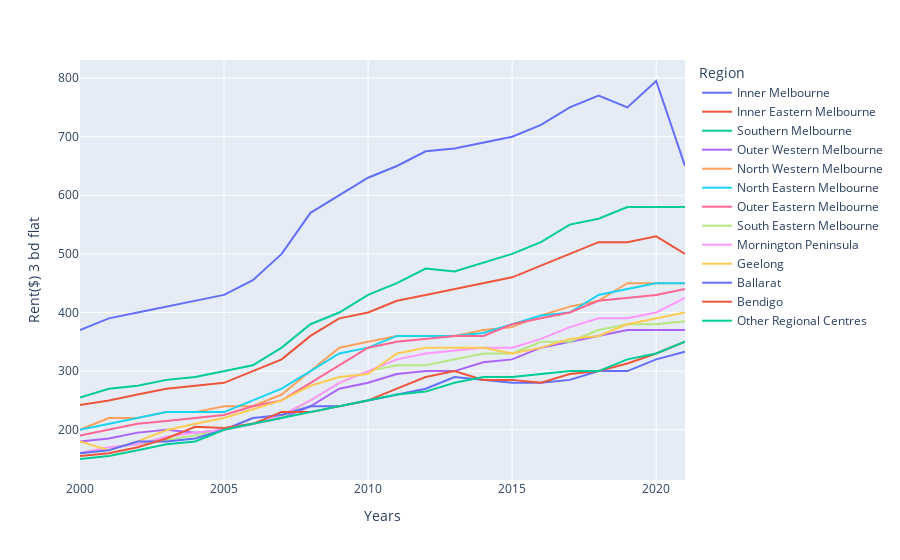

This figure's notebook cell:
### Code cell
#Display the Rents of June from 2000 to 2021 for 3 bedroom flat in all regions
fig7 = px.line(df5, x="Years", y='Rent($) 3 bd flat', color = 'Region')
fig7.show()

### Figure 1 — Plotly figure (JSON) as saved in the notebook; plotly's stock layout.template omitted (floating-point values rounded to 4 significant figures)
{"data": [{"hovertemplate": "Region=Inner Melbourne<br>Years=%{x}<br>Rent($) 3 bd flat=%{y}<extra></extra>", "legendgroup": "Inner Melbourne", "line": {"color": "#636efa", "dash": "solid"}, "marker": {"symbol": "circle"}, "mode": "lines", "name": "Inner Melbourne", "orientation": "v", "showlegend": true, "type": "scatter", "x": [2000, 2001, 2002, 2003, 2004, 2005, 2006, 2007, 2008, 2009, 2010, 2011, 2012, 2013, 2014, 2015, 2016, 2017, 2018, 2019, 2020, 2021], "xaxis": "x", "y": [370, 390, 400, 410, 420, 430, 455, 500, 570, 600, 630, 650, 675, 680, 690, 700, 720, 750, 770, 750, 795, 650], "yaxis": "y"}, {"hovertemplate": "Region=Inner Eastern Melbourne<br>Years=%{x}<br>Rent($) 3 bd flat=%{y}<extra></extra>", "legendgroup": "Inner Eastern Melbourne", "line": {"color": "#EF553B", "dash": "solid"}, "marker": {"symbol": "circle"}, "mode": "lines", "name": "Inner Eastern Melbourne", "orientation": "v", "showlegend": true, "type": "scatter", "x": [2000, 2001, 2002, 2003, 2004, 2005, 2006, 2007, 2008, 2009, 2010, 2011, 2012, 2013, 2014, 2015, 2016, 2017, 2018, 2019, 2020, 2021], "xaxis": "x", "y": [242, 250, 260, 270, 275, 280, 300, 320, 360, 390, 400, 420, 430, 440, 450, 460, 480, 500, 520, 520, 530, 500], "yaxis": "y"}, {"hovertemplate": "Region=Southern Melbourne<br>Years=%{x}<br>Rent($) 3 bd flat=%{y}<extra></extra>", "legendgroup": "Southern Melbourne", "line": {"color": "#00cc96", "dash": "solid"}, "marker": {"symbol": "circle"}, "mode": "lines", "name": "Southern Melbourne", "orientation": "v", "showlegend": true, "type": "scatter", "x": [2000, 2001, 2002, 2003, 2004, 2005, 2006, 2007, 2008, 2009, 2010, 2011, 2012, 2013, 2014, 2015, 2016, 2017, 2018, 2019, 2020, 2021], "xaxis": "x", "y": [255, 270, 275, 285, 290, 300, 310, 340, 380, 400, 430, 450, 475, 470, 485, 500, 520, 550, 560, 580, 580, 580], "yaxis": "y"}, {"hovertemplate": "Region=Outer Western Melbourne<br>Years=%{x}<br>Rent($) 3 bd flat=%{y}<extra></extra>", "legendgroup": "Outer Western Melbourne", "line": {"color": "#ab63fa", "dash": "solid"}, "marker": {"symbol": "circle"}, "mode": "lines", "name": "Outer Western Melbourne", "orientation": "v", "showlegend": true, "type": "scatter", "x": [2000, 2001, 2002, 2003, 2004, 2005, 2006, 2007, 2008, 2009, 2010, 2011, 2012, 2013, 2014, 2015, 2016, 2017, 2018, 2019, 2020, 2021], "xaxis": "x", "y": [180, 185, 195, 200, 195, 200, 210, 220, 240, 270, 280, 295, 300, 300, 315, 320, 340, 350, 360, 370, 370, 370], "yaxis": "y"}, {"hovertemplate": "Region=North Western Melbourne<br>Years=%{x}<br>Rent($) 3 bd flat=%{y}<extra></extra>", "legendgroup": "North Western Melbourne", "line": {"color": "#FFA15A", "dash": "solid"}, "marker": {"symbol": "circle"}, "mode": "lines", "name": "North Western Melbourne", "orientation": "v", "showlegend": true, "type": "scatter", "x": [2000, 2001, 2002, 2003, 2004, 2005, 2006, 2007, 2008, 2009, 2010, 2011, 2012, 2013, 2014, 2015, 2016, 2017, 2018, 2019, 2020, 2021], "xaxis": "x", "y": [200, 220, 220, 230, 230, 240, 240, 260, 300, 340, 350, 360, 360, 360, 370, 375, 395, 410, 420, 450, 450, 450], "yaxis": "y"}, {"hovertemplate": "Region=North Eastern Melbourne<br>Years=%{x}<br>Rent($) 3 bd flat=%{y}<extra></extra>", "legendgroup": "North Eastern Melbourne", "line": {"color": "#19d3f3", "dash": "solid"}, "marker": {"symbol": "circle"}, "mode": "lines", "name": "North Eastern Melbourne", "orientation": "v", "showlegend": true, "type": "scatter", "x": [2000, 2001, 2002, 2003, 2004, 2005, 2006, 2007, 2008, 2009, 2010, 2011, 2012, 2013, 2014, 2015, 2016, 2017, 2018, 2019, 2020, 2021], "xaxis": "x", "y": [200, 210, 220, 230, 230, 230, 250, 270, 300, 330, 340, 360, 360, 360, 365, 380, 395, 400, 430, 440, 450, 450], "yaxis": "y"}, {"hovertemplate": "Region=Outer Eastern Melbourne<br>Years=%{x}<br>Rent($) 3 bd flat=%{y}<extra></extra>", "legendgroup": "Outer Eastern Melbourne", "line": {"color": "#FF6692", "dash": "solid"}, "marker": {"symbol": "circle"}, "mode": "lines", "name": "Outer Eastern Melbourne", "orientation": "v", "showlegend": true, "type": "scatter", "x": [2000, 2001, 2002, 2003, 2004, 2005, 2006, 2007, 2008, 2009, 2010, 2011, 2012, 2013, 2014, 2015, 2016, 2017, 2018, 2019, 2020, 2021], "xaxis": "x", "y": [190, 200, 210, 215, 220, 225, 240, 250, 280, 310, 340, 350, 355, 360, 360, 380, 390, 400, 420, 425, 430, 440], "yaxis": "y"}, {"hovertemplate": "Region=South Eastern Melbourne<br>Years=%{x}<br>Rent($) 3 bd flat=%{y}<extra></extra>", "legendgroup": "South Eastern Melbourne", "line": {"color": "#B6E880", "dash": "solid"}, "marker": {"symbol": "circle"}, "mode": "lines", "name": "South Eastern Melbourne", "orientation": "v", "showlegend": true, "type": "scatter", "x": [2000, 2001, 2002, 2003, 2004, 2005, 2006, 2007, 2008, 2009, 2010, 2011, 2012, 2013, 2014, 2015, 2016, 2017, 2018, 2019, 2020, 2021], "xaxis": "x", "y": [160, 170, 175, 183, 190, 200, 210, 221, 250, 280, 300, 310, 310, 320, 330, 330, 350, 350, 370, 380, 380, 385], "yaxis": "y"}, {"hovertemplate": "Region=Mornington Peninsula<br>Years=%{x}<br>Rent($) 3 bd flat=%{y}<extra></extra>", "legendgroup": "Mornington Peninsula", "line": {"color": "#FF97FF", "dash": "solid"}, "marker": {"symbol": "circle"}, "mode": "lines", "name": "Mornington Peninsula", "orientation": "v", "showlegend": true, "type": "scatter", "x": [2000, 2001, 2002, 2003, 2004, 2005, 2006, 2007, 2008, 2009, 2010, 2011, 2012, 2013, 2014, 2015, 2016, 2017, 2018, 2019, 2020, 2021], "xaxis": "x", "y": [160, 170, 175, 188, 195, 200, 210, 225, 250, 280, 300, 320, 330, 335, 340, 340, 355, 375, 390, 390, 400, 425], "yaxis": "y"}, {"hovertemplate": "Region=Geelong<br>Years=%{x}<br>Rent($) 3 bd flat=%{y}<extra></extra>", "legendgroup": "Geelong", "line": {"color": "#FECB52", "dash": "solid"}, "marker": {"symbol": "circle"}, "mode": "lines", "name": "Geelong", "orientation": "v", "showlegend": true, "type": "scatter", "x": [2000, 2001, 2002, 2003, 2004, 2005, 2006, 2007, 2008, 2009, 2010, 2011, 2012, 2013, 2014, 2015, 2016, 2017, 2018, 2019, 2020, 2021], "xaxis": "x", "y": [180, 165, 180, 199, 210, 220, 235, 250, 275, 290, 295, 330, 340, 340, 340, 330, 340, 355, 360, 380, 390, 400], "yaxis": "y"}, {"hovertemplate": "Region=Ballarat<br>Years=%{x}<br>Rent($) 3 bd flat=%{y}<extra></extra>", "legendgroup": "Ballarat", "line": {"color": "#636efa", "dash": "solid"}, "marker": {"symbol": "circle"}, "mode": "lines", "name": "Ballarat", "orientation": "v", "showlegend": true, "type": "scatter", "x": [2000, 2001, 2002, 2003, 2004, 2005, 2006, 2007, 2008, 2009, 2010, 2011, 2012, 2013, 2014, 2015, 2016, 2017, 2018, 2019, 2020, 2021], "xaxis": "x", "y": [160, 165, 180, 180, 185, 200, 220, 225, 240, 240, 250, 260, 270, 290, 285, 280, 280, 285, 300, 300, 320, 333], "yaxis": "y"}, {"hovertemplate": "Region=Bendigo<br>Years=%{x}<br>Rent($) 3 bd flat=%{y}<extra></extra>", "legendgroup": "Bendigo", "line": {"color": "#EF553B", "dash": "solid"}, "marker": {"symbol": "circle"}, "mode": "lines", "name": "Bendigo", "orientation": "v", "showlegend": true, "type": "scatter", "x": [2000, 2001, 2002, 2003, 2004, 2005, 2006, 2007, 2008, 2009, 2010, 2011, 2012, 2013, 2014, 2015, 2016, 2017, 2018, 2019, 2020, 2021], "xaxis": "x", "y": [155, 160, 170, 185, 205, 203, 210, 230, 230, 240, 250, 270, 290, 300, 285, 285, 280, 295, 300, 313, 330, 350], "yaxis": "y"}, {"hovertemplate": "Region=Other Regional Centres<br>Years=%{x}<br>Rent($) 3 bd flat=%{y}<extra></extra>", "legendgroup": "Other Regional Centres", "line": {"color": "#00cc96", "dash": "solid"}, "marker": {"symbol": "circle"}, "mode": "lines", "name": "Other Regional Centres", "orientation": "v", "showlegend": true, "type": "scatter", "x": [2000, 2001, 2002, 2003, 2004, 2005, 2006, 2007, 2008, 2009, 2010, 2011, 2012, 2013, 2014, 2015, 2016, 2017, 2018, 2019, 2020, 2021], "xaxis": "x", "y": [150, 155, 165, 175, 180, 200, 210, 220, 230, 240, 250, 260, 265, 280, 290, 290, 295, 300, 300, 320, 330, 350], "yaxis": "y"}], "layout": {"legend": {"title": {"text": "Region"}, "tracegroupgap": 0}, "margin": {"t": 60}, "xaxis": {"anchor": "y", "domain": [0, 1], "title": {"text": "Years"}}, "yaxis": {"anchor": "x", "domain": [0, 1], "title": {"text": "Rent($) 3 bd flat"}}}}
